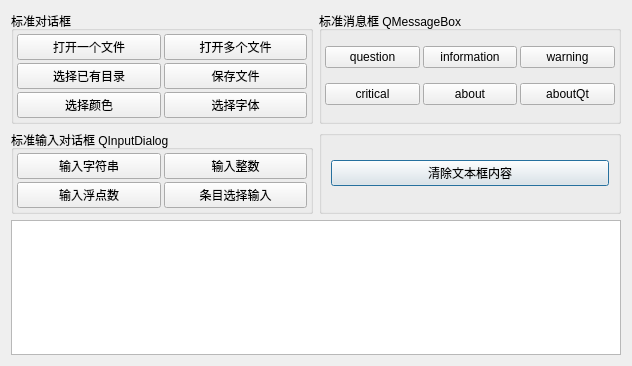
<?xml version="1.0" encoding="UTF-8"?>
<ui version="4.0">
 <class>Dialog</class>
 <widget class="QDialog" name="Dialog">
  <property name="geometry">
   <rect>
    <x>0</x>
    <y>0</y>
    <width>632</width>
    <height>366</height>
   </rect>
  </property>
  <property name="windowTitle">
   <string>Dialog</string>
  </property>
  <layout class="QGridLayout" name="gridLayout_9">
   <item row="0" column="0">
    <layout class="QGridLayout" name="gridLayout_5">
     <item row="1" column="1">
      <widget class="QGroupBox" name="groupBox_5">
       <property name="title">
        <string/>
       </property>
       <layout class="QHBoxLayout" name="horizontalLayout_2">
        <item>
         <widget class="QPushButton" name="btnClearText_2">
          <property name="text">
           <string>清除文本框内容</string>
          </property>
         </widget>
        </item>
       </layout>
      </widget>
     </item>
     <item row="1" column="0">
      <widget class="QGroupBox" name="groupBox_6">
       <property name="title">
        <string>标准输入对话框 QInputDialog</string>
       </property>
       <layout class="QGridLayout" name="gridLayout_6">
        <property name="leftMargin">
         <number>3</number>
        </property>
        <property name="topMargin">
         <number>3</number>
        </property>
        <property name="rightMargin">
         <number>3</number>
        </property>
        <property name="bottomMargin">
         <number>3</number>
        </property>
        <property name="spacing">
         <number>3</number>
        </property>
        <item row="0" column="0">
         <widget class="QPushButton" name="btnInputString_2">
          <property name="text">
           <string>输入字符串</string>
          </property>
         </widget>
        </item>
        <item row="0" column="1">
         <widget class="QPushButton" name="btnInputInt_2">
          <property name="text">
           <string>输入整数</string>
          </property>
         </widget>
        </item>
        <item row="1" column="0">
         <widget class="QPushButton" name="btnInputFloat_2">
          <property name="text">
           <string>输入浮点数</string>
          </property>
         </widget>
        </item>
        <item row="1" column="1">
         <widget class="QPushButton" name="btnInputItem_2">
          <property name="text">
           <string>条目选择输入</string>
          </property>
         </widget>
        </item>
       </layout>
      </widget>
     </item>
     <item row="0" column="1">
      <widget class="QGroupBox" name="groupBox_7">
       <property name="title">
        <string>标准消息框 QMessageBox</string>
       </property>
       <layout class="QGridLayout" name="gridLayout_7">
        <property name="leftMargin">
         <number>3</number>
        </property>
        <property name="topMargin">
         <number>3</number>
        </property>
        <property name="rightMargin">
         <number>3</number>
        </property>
        <property name="bottomMargin">
         <number>3</number>
        </property>
        <property name="spacing">
         <number>3</number>
        </property>
        <item row="0" column="0">
         <widget class="QPushButton" name="btnMsgQuestion_2">
          <property name="text">
           <string>question</string>
          </property>
         </widget>
        </item>
        <item row="0" column="1">
         <widget class="QPushButton" name="btnMsgInformation_2">
          <property name="text">
           <string>information</string>
          </property>
         </widget>
        </item>
        <item row="0" column="2">
         <widget class="QPushButton" name="btnMsgWarning_2">
          <property name="text">
           <string>warning</string>
          </property>
         </widget>
        </item>
        <item row="1" column="0">
         <widget class="QPushButton" name="btnMsgCritical_2">
          <property name="text">
           <string>critical</string>
          </property>
         </widget>
        </item>
        <item row="1" column="1">
         <widget class="QPushButton" name="btnMsgAbout_2">
          <property name="text">
           <string>about</string>
          </property>
         </widget>
        </item>
        <item row="1" column="2">
         <widget class="QPushButton" name="btnMsgAboutQt_2">
          <property name="text">
           <string>aboutQt</string>
          </property>
         </widget>
        </item>
       </layout>
      </widget>
     </item>
     <item row="0" column="0">
      <widget class="QGroupBox" name="groupBox_8">
       <property name="minimumSize">
        <size>
         <width>220</width>
         <height>0</height>
        </size>
       </property>
       <property name="title">
        <string>标准对话框</string>
       </property>
       <layout class="QGridLayout" name="gridLayout_8">
        <property name="leftMargin">
         <number>3</number>
        </property>
        <property name="topMargin">
         <number>3</number>
        </property>
        <property name="rightMargin">
         <number>3</number>
        </property>
        <property name="bottomMargin">
         <number>3</number>
        </property>
        <property name="spacing">
         <number>3</number>
        </property>
        <item row="1" column="0">
         <widget class="QPushButton" name="btnSelDir_2">
          <property name="text">
           <string>选择已有目录</string>
          </property>
         </widget>
        </item>
        <item row="2" column="0">
         <widget class="QPushButton" name="btnColor_2">
          <property name="text">
           <string>选择颜色</string>
          </property>
         </widget>
        </item>
        <item row="0" column="0">
         <widget class="QPushButton" name="btnOpen_2">
          <property name="text">
           <string>打开一个文件</string>
          </property>
         </widget>
        </item>
        <item row="1" column="1">
         <widget class="QPushButton" name="btnSave_2">
          <property name="text">
           <string>保存文件</string>
          </property>
         </widget>
        </item>
        <item row="2" column="1">
         <widget class="QPushButton" name="btnFont_2">
          <property name="text">
           <string>选择字体</string>
          </property>
         </widget>
        </item>
        <item row="0" column="1">
         <widget class="QPushButton" name="btnOpenMulti_2">
          <property name="text">
           <string>打开多个文件</string>
          </property>
         </widget>
        </item>
       </layout>
      </widget>
     </item>
    </layout>
   </item>
   <item row="1" column="0">
    <widget class="QPlainTextEdit" name="plainTextEdit"/>
   </item>
  </layout>
 </widget>
 <resources/>
 <connections/>
</ui>
